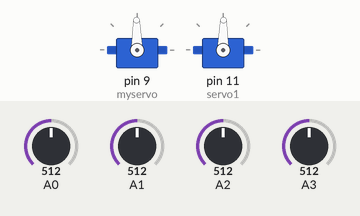
Recording of a sketch running on a simulated Arduino Uno, built with avr-gcc and run on an emulated ATmega328P. Shown: 2 × servo. The test bench sets the inputs (shaded band); at power-on: A0 = 512, A3 = 512, A1 = 512, A2 = 512. What the sketch prints to the serial monitor is not drawn.

Above: at 1.4 s.
1.5 s: A0 set to 716
5.2 s: A3 set to 306
8.9 s: A1 set to 992
12.6 s: A2 set to 30
Timing chart, 0 to 24.7 s (numbered marks = the images above; inputs shaded):
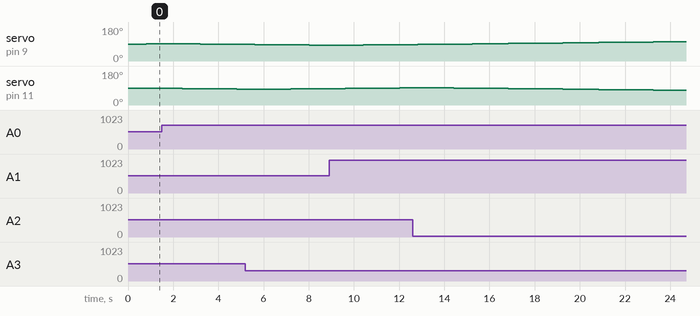

The sketch:

Solar_Tracking.ino
```cpp
#include <Servo.h>

Servo myservo;
Servo servo1;
int error = 5;
/*int sensorReading = analogRead(A0);
int sensorReading1 = analogRead(A1);
int sensorReading2 = analogRead(A2);
int sensorReading3 = analogRead(A3);*/


int pos = 90 ;//above plate
int pos1 = 90;//below plate

void setup() {
  // put your setup code here, to run once:
Serial.begin(9600);
/*pinMode(  sensorReading, INPUT);
pinMode( sensorReading1, INPUT);
pinMode( sensorReading2, INPUT);
pinMode( sensorReading3, INPUT);*/
myservo.attach(9);
servo1.attach(11);
myservo.write(pos);
servo1.write(pos1);
delay(200);
}

void loop() {
  // put your main code here, to run repeatedly:
int sensorReading = analogRead(A0);
int sensorReading1 = analogRead(A1);
int sensorReading2 = analogRead(A2);
int sensorReading3 = analogRead(A3);
int D1 = digitalRead(9);
 delay(100);
int D2 = digitalRead(11);
 delay(100);
Serial.println(D1);
Serial.println(D2);
/*int diff1=abs(sensorReading - sensorReading1);
int diff2=abs(sensorReading1 - sensorReading);
int diff3=abs(sensorReading2 - sensorReading3);
int diff4=abs(sensorReading3 - sensorReading2);*/
Serial.println(sensorReading);
 delay(100);
Serial.println(sensorReading1);
 delay(100);
Serial.println(sensorReading2);
 delay(100);
Serial.println(sensorReading3);
 delay(100);

/*if((diff1<=error)||(diff2<=error)||(diff3<=error)||(diff4<=error))*/


  if (sensorReading>sensorReading1)
  {
   pos = --pos;
    myservo.write(pos);              // tell servo to go to position in variable 'pos'
                           // waits 15ms for the servo to reach the position
  }
  else{
    pos = ++pos;
    myservo.write(pos);              // tell servo to go to position in variable 'pos'
                           // waits 15ms for the servo to reach the position
 }
   if (sensorReading2>sensorReading3)
    {
   pos1 = ++pos1;
    servo1.write(pos1);              // tell servo to go to position in variable 'pos'
                           // waits 15ms for the servo to reach the position
  }
  else{
    pos1 = --pos1;
    servo1.write(pos1);              // tell servo to go to position in variable 'pos'
                           // waits 15ms for the servo to reach the position
 }

delay(200);
}
```
